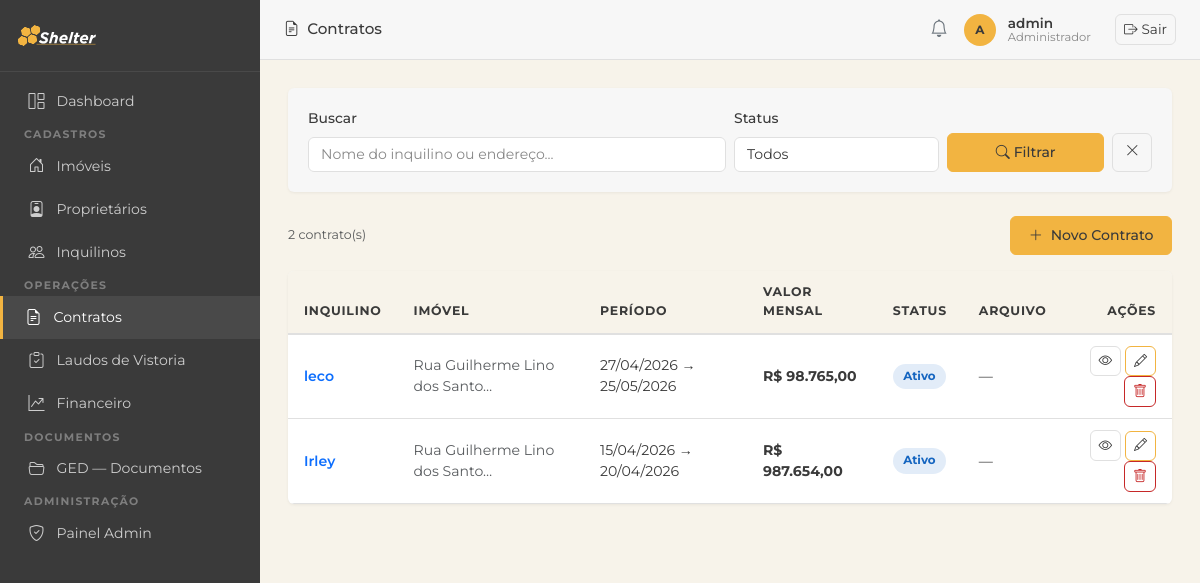
/contratos/ (signed in), run on an earlier commit of the app's database.
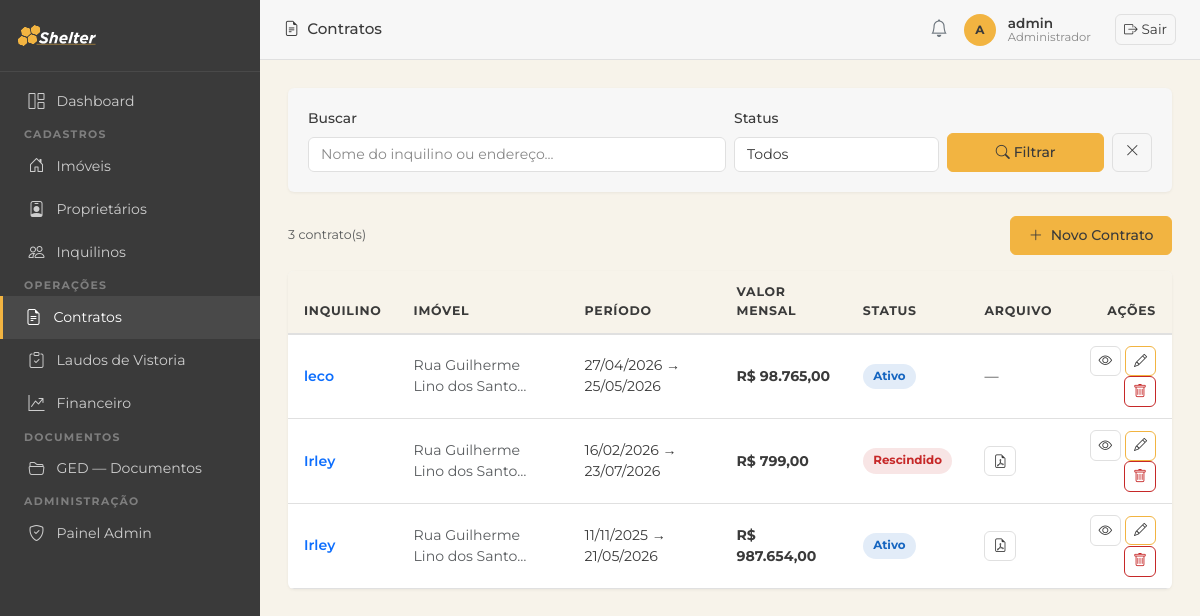
And on a later commit of the database.
### imoveis/models.py (models this page shows, shortened)
class Contrato(models.Model):
    STATUS_CHOICES = [
        ('ativo', 'Ativo'),
        ('encerrado', 'Encerrado'),
        ('rescindido', 'Rescindido'),
    ]
    TIPO_CONTRATO_CHOICES = [
        ('PF', 'Pessoa Física'),
        ('PJ', 'Pessoa Jurídica'),
    ]
    imovel = models.ForeignKey(Imovel, on_delete=models.PROTECT, related_name='contratos')
    inquilino = models.ForeignKey(Inquilino, on_delete=models.PROTECT, related_name='contratos')
    tipo_contrato = models.CharField(max_length=2, choices=TIPO_CONTRATO_CHOICES, default='PF',
                                     verbose_name='Tipo de Contrato')
    status = models.CharField(max_length=20, choices=STATUS_CHOICES, default='ativo')
    data_inicio = models.DateField(verbose_name='Data de Início')
    data_fim = models.DateField(verbose_name='Data de Término')
    valor_mensal = models.DecimalField(max_digits=10, decimal_places=2, verbose_name='Valor Mensal')
    dia_vencimento = models.PositiveSmallIntegerField(default=10, verbose_name='Dia de Vencimento')
    arquivo = models.FileField(upload_to='contratos/', blank=True, null=True, verbose_name='Arquivo do Contrato')
    comprovante_renda = models.FileField(upload_to='comprovantes_renda/', blank=True, null=True,
                                         verbose_name='Comprovante de Renda (PF)')
    contrato_social = models.FileField(upload_to='contratos_sociais/', blank=True, null=True,
                                       verbose_name='Contrato Social (PJ)')
    recibo_chaves = models.FileField(upload_to='contratos/recibo_chaves/', blank=True, null=True,
                                     verbose_name='Recibo de Entrega de Chaves')
    comprovante_anual = models.FileField(upload_to='contratos/comprovante_anual/', blank=True, null=True,
                                         verbose_name='Comprovante Anual de Pagamento')
    observacoes = models.TextField(blank=True, verbose_name='Observações')
    criado_em = models.DateTimeField(auto_now_add=True)
    class Meta:
        verbose_name = 'Contrato'
        verbose_name_plural = 'Contratos'
        ordering = ['-data_inicio']

class Inquilino(models.Model):
    nome = models.CharField(max_length=200)
    cpf = models.CharField(max_length=14, unique=True, verbose_name='CPF')
    cnpj = models.CharField(max_length=18, blank=True, verbose_name='CNPJ')
    email = models.EmailField(blank=True)
    telefone = models.CharField(max_length=20, blank=True)
    rg = models.CharField(max_length=20, blank=True, verbose_name='RG')
    qualificacao = models.CharField(max_length=300, blank=True, verbose_name='Qualificação',
                                    help_text='Estado civil, profissão, nacionalidade')
    profissao = models.CharField(max_length=100, blank=True, verbose_name='Profissão')
    renda_mensal = models.DecimalField(max_digits=10, decimal_places=2, null=True, blank=True)
    criado_em = models.DateTimeField(auto_now_add=True)
    class Meta:
        verbose_name = 'Inquilino'
        verbose_name_plural = 'Inquilinos'
        ordering = ['nome']

class Imovel(models.Model):
    TIPO_CHOICES = [
        ('apartamento', 'Apartamento'),
        ('casa', 'Casa'),
        ('comercial', 'Comercial'),
        ('terreno', 'Terreno'),
        ('galpao', 'Galpão'),
    ]
    STATUS_CHOICES = [
        ('ocupado', 'Ocupado'),
        ('vago', 'Vago'),
        ('manutencao', 'Em Manutenção'),
    ]
    CATEGORIA_CHOICES = [
        ('urbano', 'Urbano'),
        ('rural', 'Rural'),
    ]
    proprietario = models.ForeignKey(Proprietario, on_delete=models.PROTECT, related_name='imoveis')
    tipo = models.CharField(max_length=20, choices=TIPO_CHOICES)
    status = models.CharField(max_length=20, choices=STATUS_CHOICES, default='vago')
    categoria = models.CharField(max_length=10, choices=CATEGORIA_CHOICES, default='urbano', verbose_name='Categoria')
    endereco = models.CharField(max_length=300)
    bairro = models.CharField(max_length=100, blank=True)
    cidade = models.CharField(max_length=100, default='')
    valor_aluguel = models.DecimalField(max_digits=10, decimal_places=2)
    area_m2 = models.DecimalField(max_digits=8, decimal_places=2, null=True, blank=True, verbose_name='Área (m²)')
    descricao = models.TextField(blank=True)
    matricula = models.CharField(max_length=100, blank=True, verbose_name='Matrícula')
    data_aquisicao = models.DateField(null=True, blank=True, verbose_name='Data de Aquisição')
    valor_aquisicao = models.DecimalField(max_digits=14, decimal_places=2, null=True, blank=True, verbose_name='Valor de Aquisição')
    cadastro_prefeitura = models.CharField(max_length=100, blank=True, verbose_name='Cadastro Prefeitura')
    planta_projeto = models.FileField(upload_to='plantas/', blank=True, null=True, verbose_name='Planta/Projeto')
    nirf = models.CharField(max_length=50, blank=True, verbose_name='NIRF')
    incra = models.CharField(max_length=50, blank=True, verbose_name='INCRA')
    car = models.CharField(max_length=100, blank=True, verbose_name='CAR')
    criado_em = models.DateTimeField(auto_now_add=True)
    class Meta:
        verbose_name = 'Imóvel'
        verbose_name_plural = 'Imóveis'
        ordering = ['endereco']

### imoveis/views.py (the view)
# urls.py: path('contratos/', views.contrato_list, name='contrato_list'),
@login_required
def contrato_list(request):
    q = request.GET.get('q', '')
    status = request.GET.get('status', '')
    qs = Contrato.objects.select_related('imovel', 'inquilino')
    if q:
        qs = qs.filter(Q(inquilino__nome__icontains=q) | Q(imovel__endereco__icontains=q))
    if status:
        qs = qs.filter(status=status)
    return render(request, 'contratos/contrato_list.html', {
        'contratos': qs, 'q': q, 'status': status,
        'status_choices': Contrato.STATUS_CHOICES,
    })

### imoveis/templatetags/imoveis_tags.py (called while the page is built)
@register.filter
def brl(value):
    try:
        value = float(value)
    except (TypeError, ValueError):
        return value
    formatted = f"{value:,.2f}"          # 1,500.00  (locale inglês)
    formatted = formatted.replace(",", "X").replace(".", ",").replace("X", ".")
    return formatted

### templates/contratos/contrato_list.html (shortened to what this page needs)
{% extends 'base.html' %}
{% load imoveis_tags %}
{% block page_title %}<i class="bi bi-file-earmark-text me-2"></i>Contratos{% endblock %}
{% block nav_contratos %}active{% endblock %}
{% block content %}
<div class="section-card mb-4">
  <div class="section-card-body">
    <form method="get" class="row g-2 align-items-end">
      <div class="col-12 col-md-6">
        <label class="form-label">Buscar</label>
        <input type="text" name="q" value="{{ q }}" class="form-control" placeholder="Nome do inquilino ou endereço...">
      </div>
      <div class="col-md-3">
        <label class="form-label">Status</label>
        <select name="status" class="form-select">
          <option value="">Todos</option>
        </select>
      </div>
      <div class="col-md-3 d-flex gap-2">
        <button type="submit" class="btn btn-primary flex-fill"><i class="bi bi-search"></i> Filtrar</button>
        <a href="{% url 'contrato_list' %}" class="btn btn-outline-secondary"><i class="bi bi-x-lg"></i></a>
      </div>
    </form>
  </div>
</div>
<div class="d-flex justify-content-between align-items-center mb-3">
  <span class="text-muted small">{{ contratos.count }} contrato(s)</span>
  <a href="{% url 'contrato_create' %}" class="btn btn-primary"><i class="bi bi-plus-lg me-1"></i> Novo Contrato</a>
</div>
<div class="section-card">
  <div class="table-responsive">
    <table class="table mb-0">
      <thead>
        <tr><th>Inquilino</th><th>Imóvel</th><th>Período</th><th>Valor Mensal</th><th>Status</th><th>Arquivo</th><th class="text-end">Ações</th></tr>
      </thead>
      <tbody>
        {% for c in contratos %}
        <tr>
          <td><a href="{% url 'contrato_detail' c.pk %}" class="fw-semibold text-primary">{{ c.inquilino.nome }}</a></td>
          <td class="small text-muted">{{ c.imovel.endereco|truncatechars:30 }}</td>
          <td class="small">{{ c.data_inicio|date:"d/m/Y" }} → {{ c.data_fim|date:"d/m/Y" }}</td>
          <td><strong>R$ {{ c.valor_mensal|brl }}</strong></td>
          <td><span class="status-badge badge-{{ c.status }}">{{ c.get_status_display }}</span></td>
          <td>
            {% if c.arquivo %}
            <a href="{{ c.arquivo.url }}" target="_blank" class="btn btn-sm btn-outline-secondary"><i class="bi bi-file-earmark-pdf"></i></a>
            {% else %}—{% endif %}
          </td>
          <td class="text-end">
            <a href="{% url 'contrato_detail' c.pk %}" class="btn btn-sm btn-outline-secondary"><i class="bi bi-eye"></i></a>
            <a href="{% url 'contrato_edit' c.pk %}" class="btn btn-sm btn-outline-primary"><i class="bi bi-pencil"></i></a>
            <button class="btn btn-sm btn-outline-danger" data-bs-toggle="modal" data-bs-target="#del{{ c.pk }}"><i class="bi bi-trash"></i></button>
          </td>
        </tr>
        {% empty %}
        <tr><td colspan="7" class="text-center text-muted py-4">Nenhum contrato encontrado.</td></tr>
        {% endfor %}
      </tbody>
    </table>
  </div>
</div>
{% endblock %}

What changed in the data, as far as the page shows it:
added Contrato: inquilino.nome "Irley", imovel.endereco "Rua Guilherme Lino dos Santo…", data_inicio "16/02/2026", data_fim "23/07/2026", valor_mensal|brl "799,00", status "Rescindido"
changed Contrato (number 3 of 3 on the later page): data_inicio "15/04/2026" → "11/11/2025"; data_fim "20/04/2026" → "21/05/2026"; no longer shows "—"
Also different on the page:
{{ contratos.count }}: "2" → "3"
